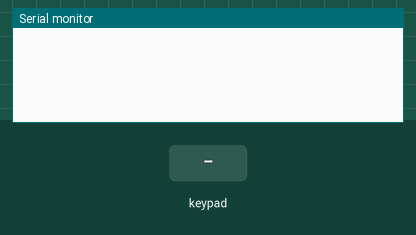
This sketch was run on a simulated Arduino Uno, built with avr-gcc and run on an emulated ATmega328P. On the bench: the last lines printed to the serial monitor. Wiring (inferred from the names in the program): 4×4 keypad with keys 1 2 3 A 4 5 6 B 7 8 9 C * 0 # D (labels assumed): rows pin 16, pin 17, pin 18, pin 19; columns pin 5, pin 6, pin 8, pin 9. Inputs (shaded band) come from the test bench.

Above: at 1.2 s.
1.3 s: key '1' pressed
At 2.0 s:
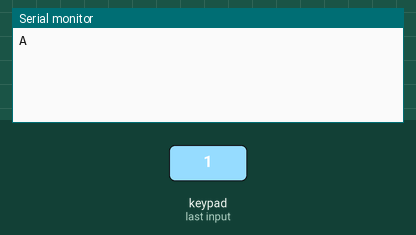
2.8 s: keypad keys 1 2 pressed 0.4 s apart
At 4.4 s:
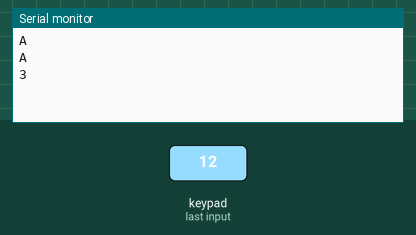
5.1 s: key '4' pressed
At 5.6 s:
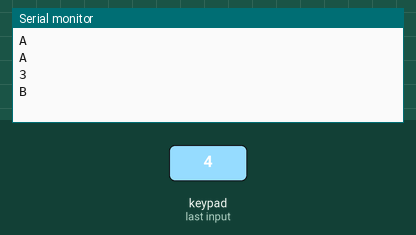
6.6 s: keypad keys 1 2 * pressed 0.4 s apart
At 8.7 s:
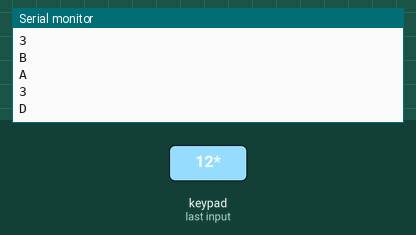
9.3 s: key '7' pressed
At 10.0 s:
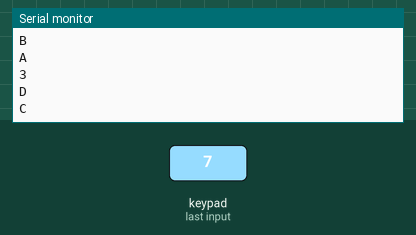
10.8 s: keypad keys 1 2 D pressed 0.4 s apart
At 13.1 s:
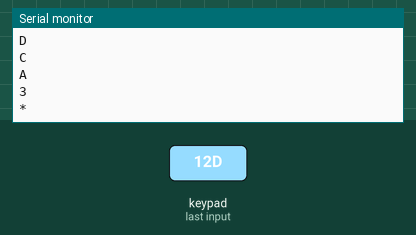

Measured:
- after the input at 1.3 s, the serial monitor: prints a new line at once (image 1)
- after the input at 2.8 s, the serial monitor: prints a new line after 0.43 s (image 2)
- after the input at 5.1 s, the serial monitor: prints a new line at once (image 3)
- after the input at 6.6 s, the serial monitor: prints a new line at once (image 4)
- after the input at 9.3 s, the serial monitor: prints a new line at once (image 5)
- after the input at 10.8 s, the serial monitor: prints a new line at once (image 6)

The sketch:

keypad.ino
```cpp
/*this keypad tutorial number one by omar tarek 29-06-2014 */
/* Modified by : Faishal Reza A., Raka Andinan P., Resha Dwika Hefni Al-Fahsi, Vicko Pranowo. 11 March 2019 */

byte h=0,v=0;    //variables used in for loops
const unsigned long period=50;  //little period used to prevent error


unsigned long kdelay=0;        // variable used in non-blocking delay


const byte rows=4;             //number of rows of keypad
const byte columns=4;            //number of columnss of keypad
const byte Output[rows]={16,17,18,19}; //array of pins used as output for rows of keypad
const byte Input[columns]={9,8,6,5}; //array of pins used as input for columnss of keypad

byte keypad() // function used to detect which button is used
{
 static bool no_press_flag=0;  //static flag used to ensure no button is pressed
  for(byte x=0;x<columns;x++)   // for loop used to read all inputs of keypad to ensure no button is pressed
  {
     if (digitalRead(Input[x])==HIGH);   //read evry input if high continue else break;
     else
     break;
     if(x==(columns-1))   //if no button is pressed
     {
      no_press_flag=1;
      h=0;
      v=0;
     }
  }
  if(no_press_flag==1) //if no button is pressed
  {
    for(byte r=0;r<rows;r++) //for loop used to make all output as low
    digitalWrite(Output[r],LOW);
    for(h=0;h<columns;h++)  // for loop to check if one of inputs is low
    {
      if(digitalRead(Input[h])==HIGH) //if specific input is remain high (no press on it) continue
      continue;
      else    //if one of inputs is low
      {
          for (v=0;v<rows;v++)   //for loop used to specify the number of row
          {
          digitalWrite(Output[v],HIGH);   //make specified output as HIGH
          if(digitalRead(Input[h])==HIGH)  //if the input that selected from first sor loop is change to high
          {
            no_press_flag=0;                //reset the no press flag;
            for(byte w=0;w<rows;w++) // make all outputs as low
            digitalWrite(Output[w],LOW);
            return v*4+h;  //return number of button
          }
          }
      }
    }
  }
 return 50;
}
void setup()
{
  for(byte i=0;i<rows;i++)  //for loop used to make pin mode of outputs as output
  {
  pinMode(Output[i],OUTPUT);
  }
  for(byte s=0;s<columns;s++)  //for loop used to makk pin mode of inputs as inputpullup
  {
    pinMode(Input[s],INPUT_PULLUP);
  }
  Serial.begin(9600); //to use serial monitor we set the buad rate
}
void loop()
{
  if(millis()-kdelay>period) //used to make non-blocking delay
  {
    kdelay=millis();  //capture time from millis function

    switch (keypad())  //switch used to specify which button
    {
              case 0:
              Serial.println(1);
        break;
              case 1:
              Serial.println(2);
        break;
              case 2:
              Serial.println(3);
        break;
              case 3:
              Serial.println("A");
        break;
              case 4:
              Serial.println(4);
        break;
              case 5:
              Serial.println(5);
        break;
              case 6:
              Serial.println(6);
        break;
              case 7:
              Serial.println("B");
        break;
              case 8:
              Serial.println(7);
        break;
              case 9:
              Serial.println(8);
        break;
              case 10:
              Serial.println(9);
        break;
              case 11:
              Serial.println("C");
        break;
              case 12:
              Serial.println("*");
        break;
              case 13:
              Serial.println(0);
        break;
              case 14:
              Serial.println("#");
        break;
              case 15:
              Serial.println("D");
        break;
              default:
        ;
        }
  }
}
```
